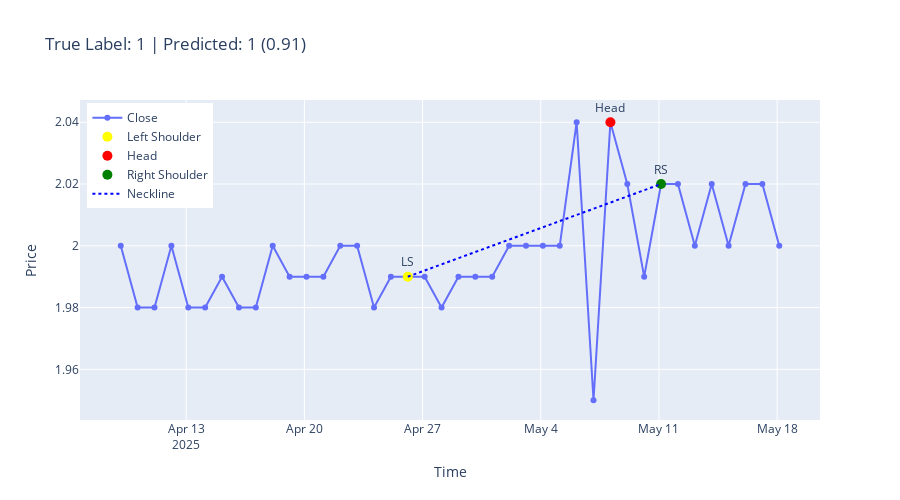
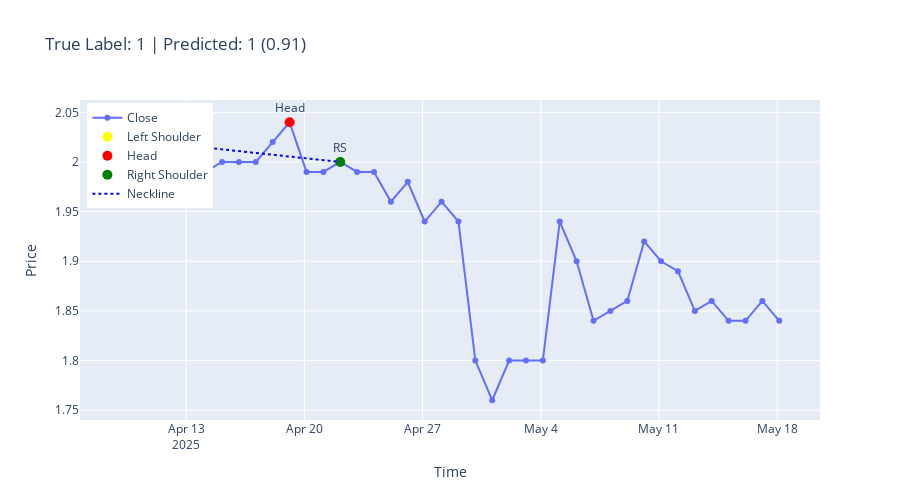
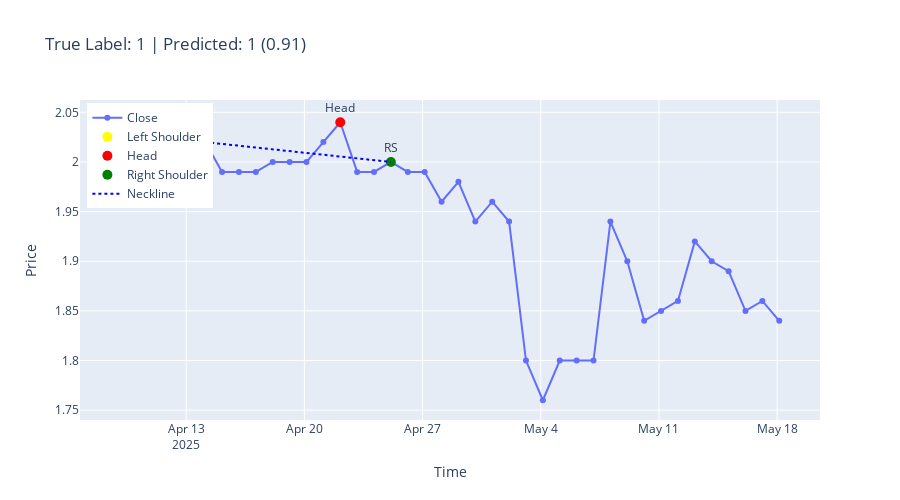
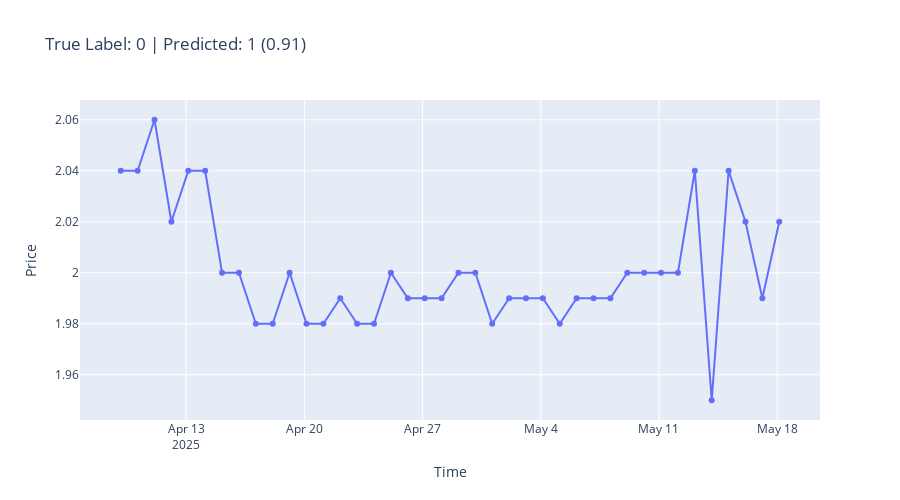

Write notebook code for charts like these, in order.
### Code cell
import plotly.graph_objects as go
import numpy as np
import pandas as pd

def mark_head_and_shoulders(close, tolerance=0.05):
    from scipy.signal import find_peaks
    peaks, _ = find_peaks(close, distance=3)
    if len(peaks) < 3:
        return None
    for i in range(len(peaks) - 2):
        ls, head, rs = peaks[i], peaks[i + 1], peaks[i + 2]
        ls_val, head_val, rs_val = close[ls], close[head], close[rs]
        if head_val > ls_val and head_val > rs_val:
            if abs(ls_val - rs_val) / max(ls_val, rs_val) < tolerance:
                return ls, head, rs
    return None

num_samples_to_plot = 5
indices = np.random.choice(len(X_test), num_samples_to_plot, replace=False)

for idx in indices:
    sample = X_test[idx].squeeze()  # Shape: (window,)
    true_label = y_test[idx]
    pred = model.predict(np.expand_dims(X_test[idx], axis=0))[0][0]
    pred_label = 1 if pred >= 0.5 else 0

    # Prepare time index
    time = pd.date_range(end=pd.Timestamp.today(), periods=len(sample))

    # Detect Head and Shoulders
    hs_points = mark_head_and_shoulders(sample)

    # Plot line chart for close price
    fig = go.Figure()
    fig.add_trace(go.Scatter(
        x=time,
        y=sample,
        mode='lines+markers',
        name='Close'
    ))

    if hs_points:
        ls, head, rs = hs_points
        fig.add_trace(go.Scatter(
            x=[time[ls]], y=[sample[ls]],
            mode='markers+text',
            marker=dict(color='yellow', size=10),
            text=["LS"], name="Left Shoulder", textposition="top center"
        ))
        fig.add_trace(go.Scatter(
            x=[time[head]], y=[sample[head]],
            mode='markers+text',
            marker=dict(color='red', size=10),
            text=["Head"], name="Head", textposition="top center"
        ))
        fig.add_trace(go.Scatter(
            x=[time[rs]], y=[sample[rs]],
            mode='markers+text',
            marker=dict(color='green', size=10),
            text=["RS"], name="Right Shoulder", textposition="top center"
        ))
        # Neckline
        fig.add_trace(go.Scatter(
            x=[time[ls], time[rs]],
            y=[sample[ls], sample[rs]],
            mode='lines',
            line=dict(color='blue', dash='dot'),
            name='Neckline'
        ))

    fig.update_layout(
        title=f"True Label: {true_label} | Predicted: {pred_label} ({pred:.2f})",
        xaxis_title="Time",
        yaxis_title="Price",
        width=900, height=500,
        legend=dict(x=0.01, y=0.99)
    )
    fig.show()

### Figure 1 — Plotly figure (JSON) as saved in the notebook; plotly's stock layout.template omitted (floating-point values rounded to 4 significant figures)
{"data": [{"mode": "lines+markers", "name": "Close", "type": "scatter", "x": ["2025-04-09T02:58:07.527781000", "2025-04-10T02:58:07.527781000", "2025-04-11T02:58:07.527781000", "2025-04-12T02:58:07.527781000", "2025-04-13T02:58:07.527781000", "2025-04-14T02:58:07.527781000", "2025-04-15T02:58:07.527781000", "2025-04-16T02:58:07.527781000", "2025-04-17T02:58:07.527781000", "2025-04-18T02:58:07.527781000", "2025-04-19T02:58:07.527781000", "2025-04-20T02:58:07.527781000", "2025-04-21T02:58:07.527781000", "2025-04-22T02:58:07.527781000", "2025-04-23T02:58:07.527781000", "2025-04-24T02:58:07.527781000", "2025-04-25T02:58:07.527781000", "2025-04-26T02:58:07.527781000", "2025-04-27T02:58:07.527781000", "2025-04-28T02:58:07.527781000", "2025-04-29T02:58:07.527781000", "2025-04-30T02:58:07.527781000", "2025-05-01T02:58:07.527781000", "2025-05-02T02:58:07.527781000", "2025-05-03T02:58:07.527781000", "2025-05-04T02:58:07.527781000", "2025-05-05T02:58:07.527781000", "2025-05-06T02:58:07.527781000", "2025-05-07T02:58:07.527781000", "2025-05-08T02:58:07.527781000", "2025-05-09T02:58:07.527781000", "2025-05-10T02:58:07.527781000", "2025-05-11T02:58:07.527781000", "2025-05-12T02:58:07.527781000", "2025-05-13T02:58:07.527781000", "2025-05-14T02:58:07.527781000", "2025-05-15T02:58:07.527781000", "2025-05-16T02:58:07.527781000", "2025-05-17T02:58:07.527781000", "2025-05-18T02:58:07.527781000"], "y": [2.0, 1.98, 1.98, 2.0, 1.98, 1.98, 1.99, 1.98, 1.98, 2.0, 1.99, 1.99, 1.99, 2.0, 2.0, 1.98, 1.99, 1.99, 1.99, 1.98, 1.99, 1.99, 1.99, 2.0, 2.0, 2.0, 2.0, 2.04, 1.95, 2.04, 2.02, 1.99, 2.02, 2.02, 2.0, 2.02, 2.0, 2.02, 2.02, 2.0]}, {"marker": {"color": "yellow", "size": 10}, "mode": "markers+text", "name": "Left Shoulder", "text": ["LS"], "textposition": "top center", "type": "scatter", "x": ["2025-04-26T02:58:07.527781"], "y": [1.99]}, {"marker": {"color": "red", "size": 10}, "mode": "markers+text", "name": "Head", "text": ["Head"], "textposition": "top center", "type": "scatter", "x": ["2025-05-08T02:58:07.527781"], "y": [2.04]}, {"marker": {"color": "green", "size": 10}, "mode": "markers+text", "name": "Right Shoulder", "text": ["RS"], "textposition": "top center", "type": "scatter", "x": ["2025-05-11T02:58:07.527781"], "y": [2.02]}, {"line": {"color": "blue", "dash": "dot"}, "mode": "lines", "name": "Neckline", "type": "scatter", "x": ["2025-04-26T02:58:07.527781", "2025-05-11T02:58:07.527781"], "y": [1.99, 2.02]}], "layout": {"height": 500, "legend": {"x": 0.01, "y": 0.99}, "title": {"text": "True Label: 1 | Predicted: 1 (0.91)"}, "width": 900, "xaxis": {"title": {"text": "Time"}}, "yaxis": {"title": {"text": "Price"}}}}

### Figure 2 — Plotly figure (JSON) as saved in the notebook; plotly's stock layout.template omitted (floating-point values rounded to 4 significant figures)
{"data": [{"mode": "lines+markers", "name": "Close", "type": "scatter", "x": ["2025-04-09T02:58:07.580912000", "2025-04-10T02:58:07.580912000", "2025-04-11T02:58:07.580912000", "2025-04-12T02:58:07.580912000", "2025-04-13T02:58:07.580912000", "2025-04-14T02:58:07.580912000", "2025-04-15T02:58:07.580912000", "2025-04-16T02:58:07.580912000", "2025-04-17T02:58:07.580912000", "2025-04-18T02:58:07.580912000", "2025-04-19T02:58:07.580912000", "2025-04-20T02:58:07.580912000", "2025-04-21T02:58:07.580912000", "2025-04-22T02:58:07.580912000", "2025-04-23T02:58:07.580912000", "2025-04-24T02:58:07.580912000", "2025-04-25T02:58:07.580912000", "2025-04-26T02:58:07.580912000", "2025-04-27T02:58:07.580912000", "2025-04-28T02:58:07.580912000", "2025-04-29T02:58:07.580912000", "2025-04-30T02:58:07.580912000", "2025-05-01T02:58:07.580912000", "2025-05-02T02:58:07.580912000", "2025-05-03T02:58:07.580912000", "2025-05-04T02:58:07.580912000", "2025-05-05T02:58:07.580912000", "2025-05-06T02:58:07.580912000", "2025-05-07T02:58:07.580912000", "2025-05-08T02:58:07.580912000", "2025-05-09T02:58:07.580912000", "2025-05-10T02:58:07.580912000", "2025-05-11T02:58:07.580912000", "2025-05-12T02:58:07.580912000", "2025-05-13T02:58:07.580912000", "2025-05-14T02:58:07.580912000", "2025-05-15T02:58:07.580912000", "2025-05-16T02:58:07.580912000", "2025-05-17T02:58:07.580912000", "2025-05-18T02:58:07.580912000"], "y": [2.0, 2.0, 2.02, 1.99, 1.99, 1.99, 2.0, 2.0, 2.0, 2.02, 2.04, 1.99, 1.99, 2.0, 1.99, 1.99, 1.96, 1.98, 1.94, 1.96, 1.94, 1.8, 1.76, 1.8, 1.8, 1.8, 1.94, 1.9, 1.84, 1.85, 1.86, 1.92, 1.9, 1.89, 1.85, 1.86, 1.84, 1.84, 1.86, 1.84]}, {"marker": {"color": "yellow", "size": 10}, "mode": "markers+text", "name": "Left Shoulder", "text": ["LS"], "textposition": "top center", "type": "scatter", "x": ["2025-04-11T02:58:07.580912"], "y": [2.02]}, {"marker": {"color": "red", "size": 10}, "mode": "markers+text", "name": "Head", "text": ["Head"], "textposition": "top center", "type": "scatter", "x": ["2025-04-19T02:58:07.580912"], "y": [2.04]}, {"marker": {"color": "green", "size": 10}, "mode": "markers+text", "name": "Right Shoulder", "text": ["RS"], "textposition": "top center", "type": "scatter", "x": ["2025-04-22T02:58:07.580912"], "y": [2]}, {"line": {"color": "blue", "dash": "dot"}, "mode": "lines", "name": "Neckline", "type": "scatter", "x": ["2025-04-11T02:58:07.580912", "2025-04-22T02:58:07.580912"], "y": [2.02, 2]}], "layout": {"height": 500, "legend": {"x": 0.01, "y": 0.99}, "title": {"text": "True Label: 1 | Predicted: 1 (0.91)"}, "width": 900, "xaxis": {"title": {"text": "Time"}}, "yaxis": {"title": {"text": "Price"}}}}

### Figure 3 — Plotly figure (JSON) as saved in the notebook; plotly's stock layout.template omitted (floating-point values rounded to 4 significant figures)
{"data": [{"mode": "lines+markers", "name": "Close", "type": "scatter", "x": ["2025-04-09T02:58:07.628144000", "2025-04-10T02:58:07.628144000", "2025-04-11T02:58:07.628144000", "2025-04-12T02:58:07.628144000", "2025-04-13T02:58:07.628144000", "2025-04-14T02:58:07.628144000", "2025-04-15T02:58:07.628144000", "2025-04-16T02:58:07.628144000", "2025-04-17T02:58:07.628144000", "2025-04-18T02:58:07.628144000", "2025-04-19T02:58:07.628144000", "2025-04-20T02:58:07.628144000", "2025-04-21T02:58:07.628144000", "2025-04-22T02:58:07.628144000", "2025-04-23T02:58:07.628144000", "2025-04-24T02:58:07.628144000", "2025-04-25T02:58:07.628144000", "2025-04-26T02:58:07.628144000", "2025-04-27T02:58:07.628144000", "2025-04-28T02:58:07.628144000", "2025-04-29T02:58:07.628144000", "2025-04-30T02:58:07.628144000", "2025-05-01T02:58:07.628144000", "2025-05-02T02:58:07.628144000", "2025-05-03T02:58:07.628144000", "2025-05-04T02:58:07.628144000", "2025-05-05T02:58:07.628144000", "2025-05-06T02:58:07.628144000", "2025-05-07T02:58:07.628144000", "2025-05-08T02:58:07.628144000", "2025-05-09T02:58:07.628144000", "2025-05-10T02:58:07.628144000", "2025-05-11T02:58:07.628144000", "2025-05-12T02:58:07.628144000", "2025-05-13T02:58:07.628144000", "2025-05-14T02:58:07.628144000", "2025-05-15T02:58:07.628144000", "2025-05-16T02:58:07.628144000", "2025-05-17T02:58:07.628144000", "2025-05-18T02:58:07.628144000"], "y": [2.02, 2.02, 2.0, 2.0, 2.0, 2.02, 1.99, 1.99, 1.99, 2.0, 2.0, 2.0, 2.02, 2.04, 1.99, 1.99, 2.0, 1.99, 1.99, 1.96, 1.98, 1.94, 1.96, 1.94, 1.8, 1.76, 1.8, 1.8, 1.8, 1.94, 1.9, 1.84, 1.85, 1.86, 1.92, 1.9, 1.89, 1.85, 1.86, 1.84]}, {"marker": {"color": "yellow", "size": 10}, "mode": "markers+text", "name": "Left Shoulder", "text": ["LS"], "textposition": "top center", "type": "scatter", "x": ["2025-04-14T02:58:07.628144"], "y": [2.02]}, {"marker": {"color": "red", "size": 10}, "mode": "markers+text", "name": "Head", "text": ["Head"], "textposition": "top center", "type": "scatter", "x": ["2025-04-22T02:58:07.628144"], "y": [2.04]}, {"marker": {"color": "green", "size": 10}, "mode": "markers+text", "name": "Right Shoulder", "text": ["RS"], "textposition": "top center", "type": "scatter", "x": ["2025-04-25T02:58:07.628144"], "y": [2]}, {"line": {"color": "blue", "dash": "dot"}, "mode": "lines", "name": "Neckline", "type": "scatter", "x": ["2025-04-14T02:58:07.628144", "2025-04-25T02:58:07.628144"], "y": [2.02, 2]}], "layout": {"height": 500, "legend": {"x": 0.01, "y": 0.99}, "title": {"text": "True Label: 1 | Predicted: 1 (0.91)"}, "width": 900, "xaxis": {"title": {"text": "Time"}}, "yaxis": {"title": {"text": "Price"}}}}

### Figure 4 — Plotly figure (JSON) as saved in the notebook; plotly's stock layout.template omitted (floating-point values rounded to 4 significant figures)
{"data": [{"mode": "lines+markers", "name": "Close", "type": "scatter", "x": ["2025-04-09T02:58:07.674620000", "2025-04-10T02:58:07.674620000", "2025-04-11T02:58:07.674620000", "2025-04-12T02:58:07.674620000", "2025-04-13T02:58:07.674620000", "2025-04-14T02:58:07.674620000", "2025-04-15T02:58:07.674620000", "2025-04-16T02:58:07.674620000", "2025-04-17T02:58:07.674620000", "2025-04-18T02:58:07.674620000", "2025-04-19T02:58:07.674620000", "2025-04-20T02:58:07.674620000", "2025-04-21T02:58:07.674620000", "2025-04-22T02:58:07.674620000", "2025-04-23T02:58:07.674620000", "2025-04-24T02:58:07.674620000", "2025-04-25T02:58:07.674620000", "2025-04-26T02:58:07.674620000", "2025-04-27T02:58:07.674620000", "2025-04-28T02:58:07.674620000", "2025-04-29T02:58:07.674620000", "2025-04-30T02:58:07.674620000", "2025-05-01T02:58:07.674620000", "2025-05-02T02:58:07.674620000", "2025-05-03T02:58:07.674620000", "2025-05-04T02:58:07.674620000", "2025-05-05T02:58:07.674620000", "2025-05-06T02:58:07.674620000", "2025-05-07T02:58:07.674620000", "2025-05-08T02:58:07.674620000", "2025-05-09T02:58:07.674620000", "2025-05-10T02:58:07.674620000", "2025-05-11T02:58:07.674620000", "2025-05-12T02:58:07.674620000", "2025-05-13T02:58:07.674620000", "2025-05-14T02:58:07.674620000", "2025-05-15T02:58:07.674620000", "2025-05-16T02:58:07.674620000", "2025-05-17T02:58:07.674620000", "2025-05-18T02:58:07.674620000"], "y": [2.04, 2.04, 2.06, 2.02, 2.04, 2.04, 2.0, 2.0, 1.98, 1.98, 2.0, 1.98, 1.98, 1.99, 1.98, 1.98, 2.0, 1.99, 1.99, 1.99, 2.0, 2.0, 1.98, 1.99, 1.99, 1.99, 1.98, 1.99, 1.99, 1.99, 2.0, 2.0, 2.0, 2.0, 2.04, 1.95, 2.04, 2.02, 1.99, 2.02]}], "layout": {"height": 500, "legend": {"x": 0.01, "y": 0.99}, "title": {"text": "True Label: 0 | Predicted: 1 (0.91)"}, "width": 900, "xaxis": {"title": {"text": "Time"}}, "yaxis": {"title": {"text": "Price"}}}}
